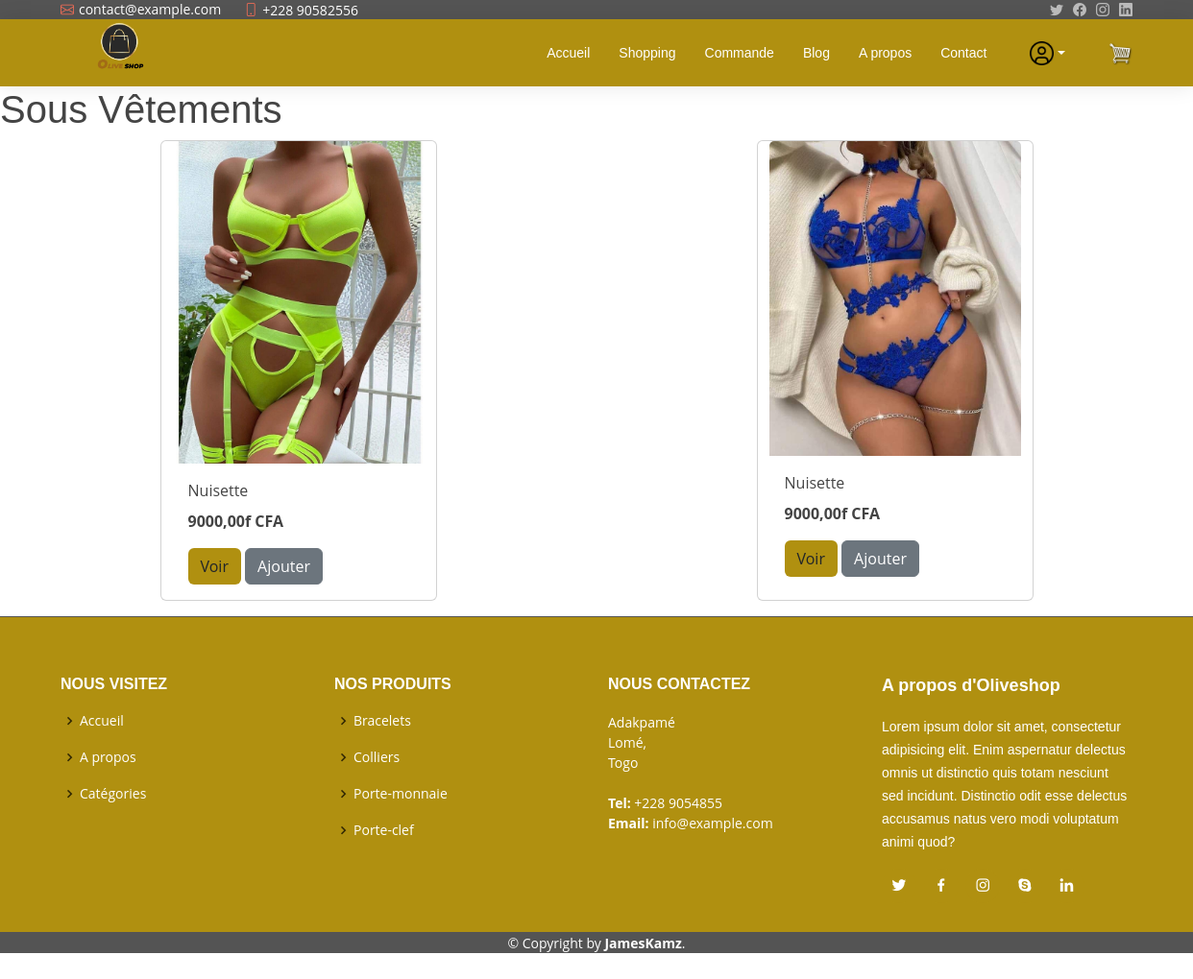
The page /category/1 on the database as committed earlier.
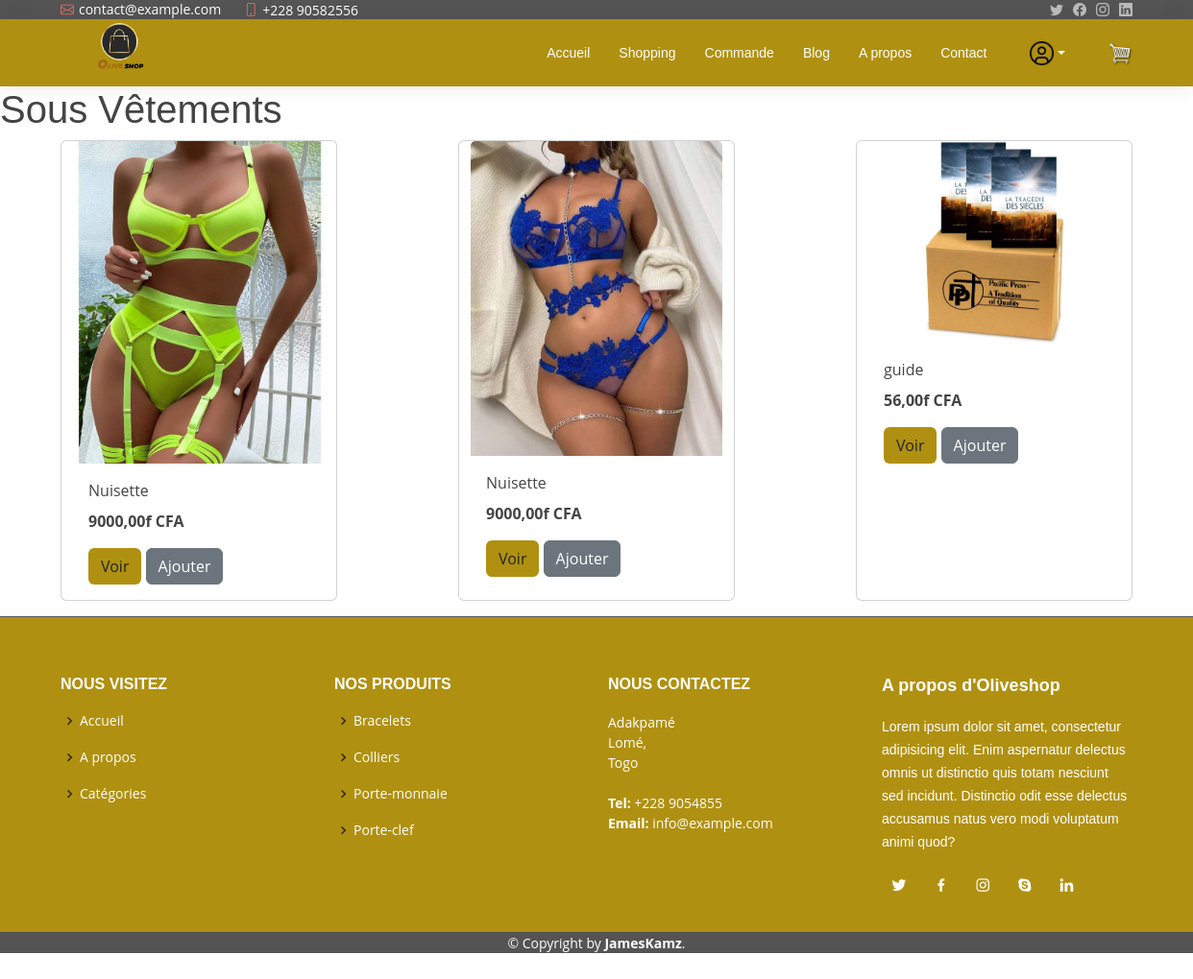
The same page on the database as committed later.
### home/models.py (models this page shows, shortened)
class Product(models.Model):
    date_created=models.DateTimeField(auto_now_add=True)
    date_updated=models.DateTimeField(auto_now=True)
    active=models.BooleanField(default=True)
    name=models.CharField(max_length=100)
    description=models.TextField(blank=True, null=True)
    cover_image=models.ImageField(upload_to='')
    price=models.DecimalField(max_digits=9, decimal_places=2)
    number=models.PositiveIntegerField(default=1)
    category=models.ForeignKey(Category, on_delete=models.CASCADE )

### home/views.py (the view)
# urls.py: path('category/<str:id>', views.categorydetail, name='categorydetail'),
def categorydetail(request, id):
    categor=Category.objects.get(pk=id)
    products=Product.objects.filter(category=categor)
    return render(request, 'categorydetail.html', {'category':categor, 'products':products})

### templates/categorydetail.html (shortened to what this page needs)
{% extends 'base.html' %}
{% block content %}
<head>
</head>
<h1>{{category.name}}</h1>
<div class="row mx-auto">
  {% for product in products %}
  <div class="card mx-auto mb-3" id={{product.id}} style="width: 18rem;">
    <img class="card-img-top" src="{{product.cover_image.url}}" alt="Card image cap">
    <div class="card-body">
      <p class="card-title">{{product.name}}</p>
      <p class="card-text"><b>{{product.price}}f CFA</b></p>
      <a href="{% url 'detail' product.id %}" class="btn" style="background-color: #B09010;">Voir</a>
      <a href="/add_item_to_cart/{{product.id}}"><button class="btn btn-secondary" >Ajouter</button></a>
    </div>
  </div>
  {% endfor %}
</div>
{% endblock content %}

Rows that differ between the two databases and show on the page:
added Product: cover_image (picture), name "guide", price "56,00"
